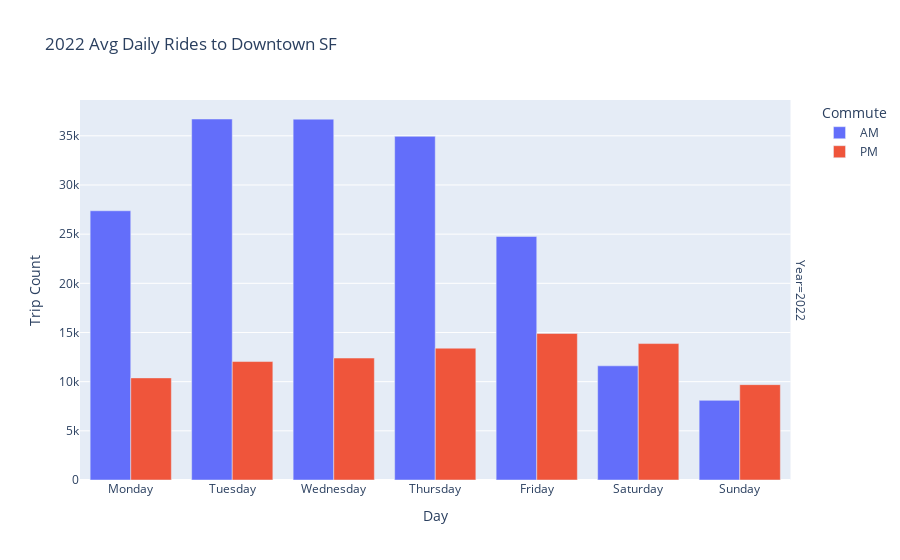

Notebook code for this chart:
### Code cell
com2022 = px.bar(alt[alt['Year']==2022], x = "Day", y = "Trip Count", color = 'Commute', barmode = 'group',facet_row="Year", title = "2022 Avg Daily Rides to Downtown SF")
com2022.show()

### Figure 1 — Plotly figure (JSON) as saved in the notebook; plotly's stock layout.template omitted (floating-point values rounded to 4 significant figures)
{"data": [{"alignmentgroup": "True", "hovertemplate": "Commute=AM<br>Year=2022<br>Day=%{x}<br>Trip Count=%{y}<extra></extra>", "legendgroup": "AM", "marker": {"color": "#636efa", "pattern": {"shape": ""}}, "name": "AM", "offsetgroup": "AM", "orientation": "v", "showlegend": true, "textposition": "auto", "type": "bar", "x": ["Monday", "Tuesday", "Wednesday", "Thursday", "Friday", "Saturday", "Sunday"], "xaxis": "x", "y": [27377, 36710, 36695, 34949, 24769, 11611, 8099], "yaxis": "y"}, {"alignmentgroup": "True", "hovertemplate": "Commute=PM<br>Year=2022<br>Day=%{x}<br>Trip Count=%{y}<extra></extra>", "legendgroup": "PM", "marker": {"color": "#EF553B", "pattern": {"shape": ""}}, "name": "PM", "offsetgroup": "PM", "orientation": "v", "showlegend": true, "textposition": "auto", "type": "bar", "x": ["Monday", "Tuesday", "Wednesday", "Thursday", "Friday", "Saturday", "Sunday"], "xaxis": "x", "y": [10385, 12046, 12402, 13405, 14903, 13874, 9698], "yaxis": "y"}], "layout": {"annotations": [{"font": {}, "showarrow": false, "text": "Year=2022", "textangle": 90, "x": 0.98, "xanchor": "left", "xref": "paper", "y": 0.5, "yanchor": "middle", "yref": "paper"}], "autosize": true, "barmode": "group", "legend": {"title": {"text": "Commute"}, "tracegroupgap": 0}, "title": {"text": "2022 Avg Daily Rides to Downtown SF"}, "xaxis": {"anchor": "y", "autorange": true, "domain": [0, 0.98], "range": [-0.5, 6.5], "title": {"text": "Day"}, "type": "category"}, "yaxis": {"anchor": "x", "autorange": true, "domain": [0, 1], "range": [0, 38640.0], "title": {"text": "Trip Count"}, "type": "linear"}}}
